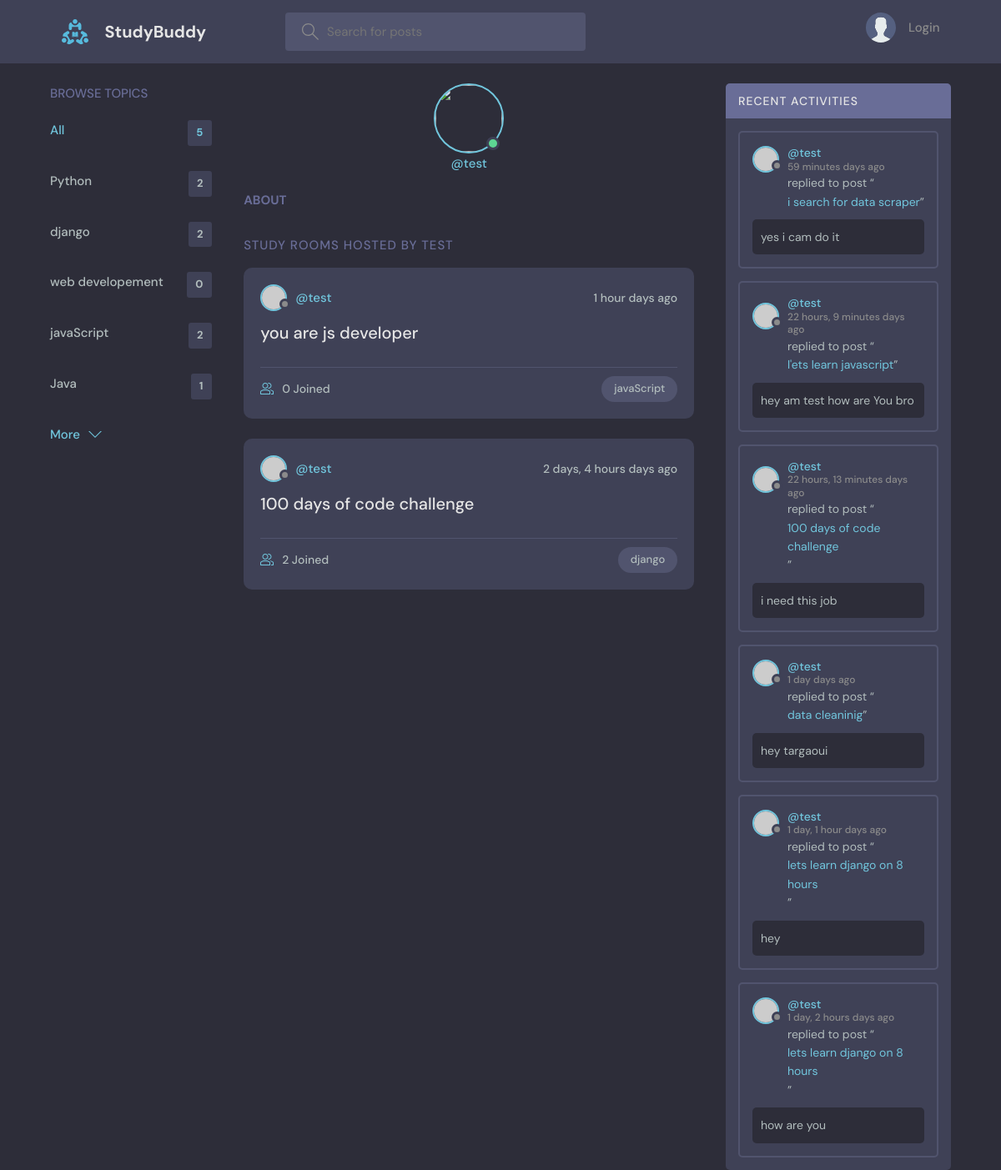
The app's page /profile/2/ with its own data.
### base/models.py (models this page shows, shortened)
class Topic(models.Model):
    name = models.CharField(max_length=200)

class Room(models.Model):
    host = models.ForeignKey(User, on_delete=models.SET_NULL, null=True)
    topic = models.ForeignKey(Topic, on_delete=models.SET_NULL, null=True)
    name = models.CharField(max_length=200)
    description = models.TextField(null=True, blank=True)
    participants=models.ManyToManyField(User,related_name='participants',blank=True)
    updated = models.DateTimeField(auto_now=True)
    created = models.DateTimeField(auto_now_add=True)
    class Meta:
        ordering = ['-updated', '-created']
    def __str__(self):
        return self.name

class Message(models.Model):
    user = models.ForeignKey(User, on_delete=models.CASCADE)
    room = models.ForeignKey(Room, on_delete=models.CASCADE)
    body = models.TextField()
    updated = models.DateTimeField(auto_now=True)
    created = models.DateTimeField(auto_now_add=True)
    class Meta:
        ordering = ['-updated', '-created']

### base/views.py (the view)
# urls.py: path('profile/<str:pk>/', views.userProfile, name="user-profile"),
def userProfile(request, pk):
    user = User.objects.get(id=pk)
    rooms = user.room_set.all()
    room_message = user.message_set.all()
    topics = Topic.objects.all()
    context = {
        'user': user,
        'rooms': rooms,
        'room_message': room_message,
        'topics': topics,
    }
    return render(request, 'profile.html', context)

### base/templates/profile.html (shortened to what this page needs)
{% extends 'base.html' %}
{% block content %}
<main class="profile-page layout layout--3">
  <div class="container">
    {% include 'topics_component.html' %}
    <div class="roomList">
      <div class="profile">
        <div class="profile__avatar">
          <div class="avatar avatar--large active">
            <img src="{{user.avatar.url}}" />
          </div>
        </div>
        <div class="profile__info">
          <p>@{{user.username}}</p>
        </div>
        <div class="profile__about">
          <h3>About</h3>
        </div>
      </div>
      <div class="roomList__header">
        <div>
          <h2>Study Rooms Hosted by {{user.username}}</a>
          </h2>
        </div>
      </div>
      {% include 'feed_component.html' %}
    </div>
        {% include 'activity_component.html'%}
  </div>
</main>
{% endblock content %}

### base/templates/topics_component.html
        <div class="topics">
          <div class="topics__header">
            <h2>Browse Topics</h2>
          </div>
          <ul class="topics__list">
            <li>
              <a href="/" class="active">All <span>{{topics.count}}</span></a>
            </li>
              {% for topic in topics %}
            <li>
            <a href="{% url 'home'%}?q={{topic.name}}">{{topic.name}} <span>{{topic.room_set.all.count}}</span></a>
            </li>
              {%endfor%}
          </ul>
          <a class="btn btn--link" href="topics.html">
            More
            <svg version="1.1" xmlns="http://www.w3.org/2000/svg" width="32" height="32" viewBox="0 0 32 32">
              <title>chevron-down</title>
              <path d="M16 21l-13-13h-3l16 16 16-16h-3l-13 13z"></path>
            </svg>
          </a>
        </div>

### base/templates/feed_component.html (shortened to what this page needs)
{% for room in rooms %}
 <div class="roomListRoom">
            <div class="roomListRoom__header">
              <a href="{% url 'user-profile' room.host.id%}" class="roomListRoom__author">
                <div class="avatar avatar--small">
                  <img src="https://randomuser.me/api/portraits/women/11.jpg" />
                </div>
                <span>@{{room.host.username}}</span>
              </a>
              <div class="roomListRoom__actions">
                <span>{{room.created|timesince}} days ago</span>
              </div>
            </div>
            <div class="roomListRoom__content">
              <a href="{% url 'room' room.id%}">{{room.name}}</a>
            </div>
            <div class="roomListRoom__meta">
              <a href="{% url 'room' room.id%}" class="roomListRoom__joined">
                {{room.participants.all.count}} Joined
              </a>
              <p class="roomListRoom__topic">{{room.topic.name}}</p>
            </div>
          </div>
{%endfor%}

### base/templates/activity_component.html (shortened to what this page needs)
        <div class="activities">
          <div class="activities__header">
            <h2>Recent Activities</h2>
          </div>
            {%for message in room_message %}
                  <div class="activities__box">
                    <div class="activities__boxHeader roomListRoom__header">
                      <a href="{% url 'user-profile' message.user.id%}" class="roomListRoom__author">
                        <div class="avatar avatar--small">
                          <img src="https://randomuser.me/api/portraits/women/11.jpg" />
                        </div>
                        <p>
                          @{{message.user}}
                          <span> {{message.created |timesince}} days ago</span>
                        </p>
                      </a>
                    </div>
                    <div class="activities__boxContent">
                      <p>replied to post “<a href="{% url 'user-profile' message.user.id%}">{{message.room}}</a>”</p>
                      <div class="activities__boxRoomContent">
                          {{message.body}}
                      </div>
                    </div>
                  </div>
            {%endfor%}
        </div>

### records on screen
Topic: name "Python", room_set.all.count "2"
Topic: name "django", room_set.all.count "2"
Topic: name "web developement", room_set.all.count "0"
Topic: name "javaScript", room_set.all.count "2"
Topic: name "Java", room_set.all.count "1"
Room: host.username "test", created "1 hour", name "you are js developer", participants.all.count "0", topic.name "javaScript"
Room: host.username "test", created "2 days, 4 hours", name "100 days of code challenge", participants.all.count "2", topic.name "django"
Message: user "test", created "59 minutes", room "i search for data scraper", body "yes i cam do it"
Message: user "test", created "22 hours, 9 minutes", room "l'ets learn javascript", body "hey am test how are You bro"
Message: user "test", created "22 hours, 13 minutes", room "100 days of code challenge", body "i need this job"
Message: user "test", created "1 day", room "data cleaninig", body "hey targaoui"
Message: user "test", created "1 day, 1 hour", room "lets learn django on 8 hours", body "hey"
Message: user "test", created "1 day, 2 hours", room "lets learn django on 8 hours", body "how are you"

### other values on screen
{{ topics.count }} "5"
{{ user.username }} "test"
{{ user.username }} "TEST"
